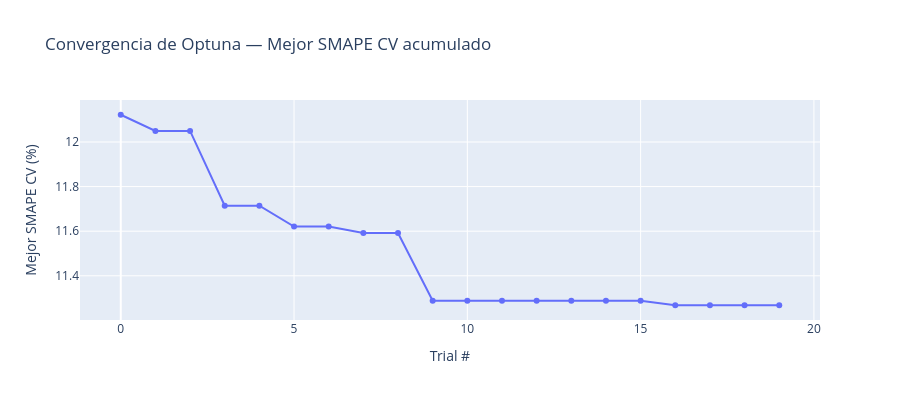

Notebook code cell kept with this figure:
### Code cell
# Curva de convergencia: mejor SMAPE acumulado por trial
best_so_far = []
current_best = float('inf')
for t in study.trials:
    if t.value < current_best:
        current_best = t.value
    best_so_far.append(current_best)

fig = px.line(
    x=list(range(len(best_so_far))),
    y=best_so_far,
    title='Convergencia de Optuna — Mejor SMAPE CV acumulado',
    labels={'x': 'Trial #', 'y': 'Mejor SMAPE CV (%)'},
    markers=True,
)
fig.update_layout(height=400)
fig.show()

### Figure 1 — Plotly figure (JSON) as saved in the notebook; plotly's stock layout.template omitted (floating-point values rounded to 4 significant figures)
{"data": [{"hovertemplate": "Trial #=%{x}<br>Mejor SMAPE CV (%)=%{y}<extra></extra>", "legendgroup": "", "line": {"color": "#636efa", "dash": "solid"}, "marker": {"symbol": "circle"}, "mode": "lines+markers", "name": "", "orientation": "v", "showlegend": false, "type": "scatter", "x": [0, 1, 2, 3, 4, 5, 6, 7, 8, 9, 10, 11, 12, 13, 14, 15, 16, 17, 18, 19], "xaxis": "x", "y": [12.12, 12.05, 12.05, 11.71, 11.71, 11.62, 11.62, 11.59, 11.59, 11.29, 11.29, 11.29, 11.29, 11.29, 11.29, 11.29, 11.27, 11.27, 11.27, 11.27], "yaxis": "y"}], "layout": {"height": 400, "legend": {"tracegroupgap": 0}, "title": {"text": "Convergencia de Optuna — Mejor SMAPE CV acumulado"}, "xaxis": {"anchor": "y", "domain": [0, 1], "title": {"text": "Trial #"}}, "yaxis": {"anchor": "x", "domain": [0, 1], "title": {"text": "Mejor SMAPE CV (%)"}}}}
